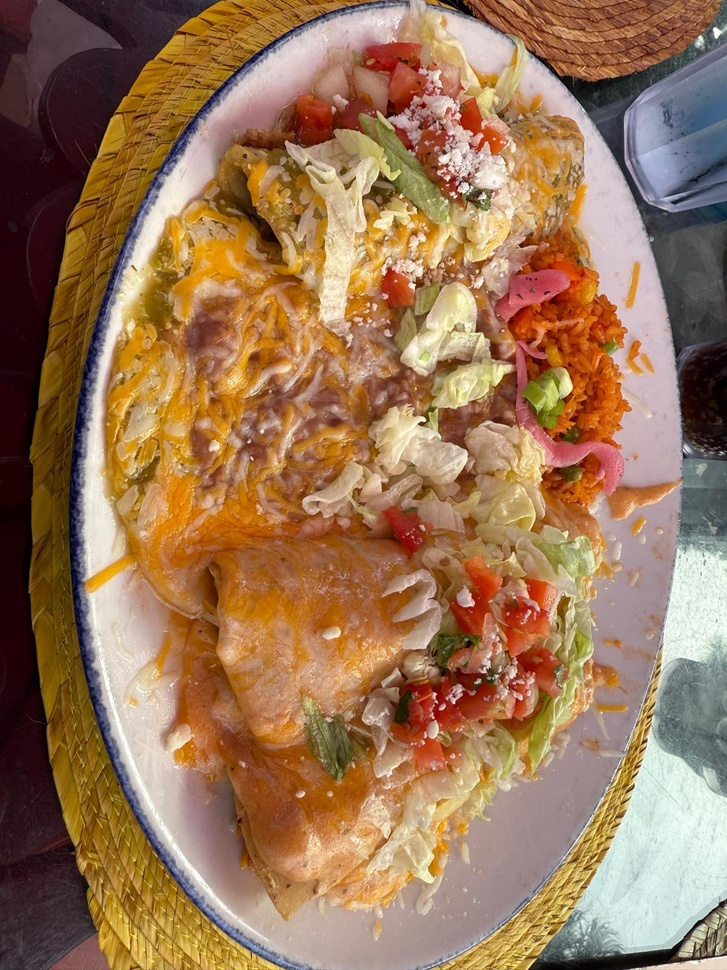
#> input picture nrom.jpg, 727 x 970 px, shrunk from 1200 x 1600 before the run
$ python -i food_enhancement_cv.py   (imports and definitions only)
#> lines starting #> are read from the running program, lines starting #| are printed output that depends on the picture
import cv2
import numpy as np


# ==================================================
# COLOR & LIGHTING
# ==================================================
def white_balance(img):
    """Gray-world white balance"""
    img = img.astype(np.float32)
    avg_b, avg_g, avg_r = img.mean(axis=(0, 1))
#> avg_b = 154.4; avg_g = 118.2; avg_r = 86.56
    avg = (avg_b + avg_g + avg_r) / 3
#> avg = 119.7
    img[:, :, 0] *= avg / avg_b
    img[:, :, 1] *= avg / avg_g
    img[:, :, 2] *= avg / avg_r
    return np.clip(img, 0, 255).astype(np.uint8)


def enhance_contrast(img):
    """CLAHE on luminance"""
    lab = cv2.cvtColor(img, cv2.COLOR_RGB2LAB)
#> lab: shape (970, 727, 3); mean of channels 0, 1, 2 126.9, 130.5, 131
    l, a, b = cv2.split(lab)
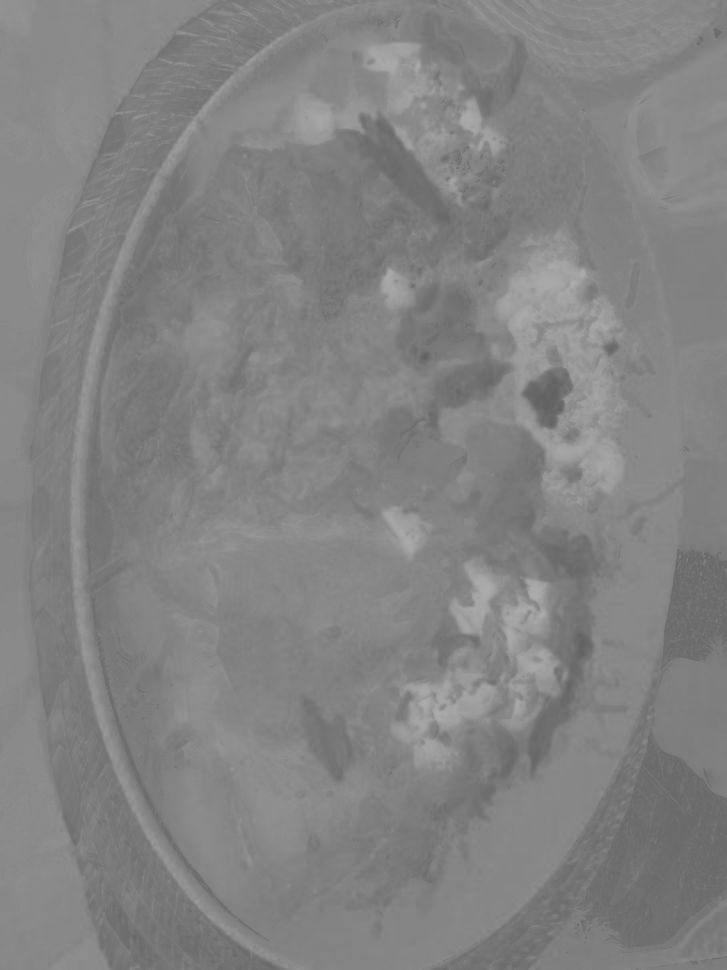
#> a: shape (970, 727); min 96, max 173, mean 130.5
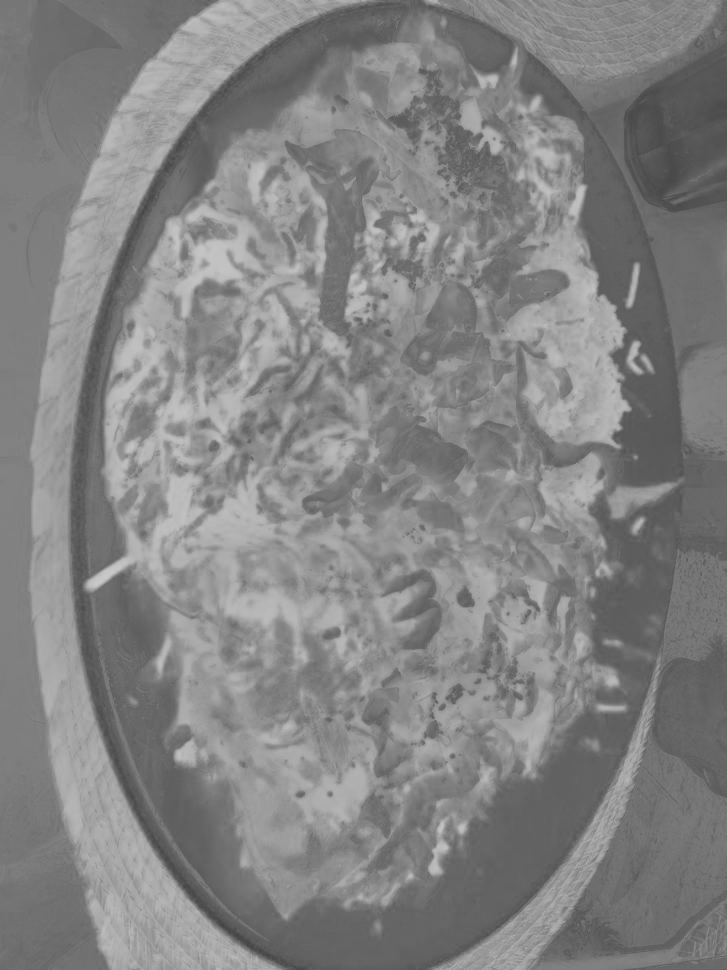
#> b: shape (970, 727); min 67, max 201, mean 131

    clahe = cv2.createCLAHE(clipLimit=2.0, tileGridSize=(8, 8))
    l = clahe.apply(l)
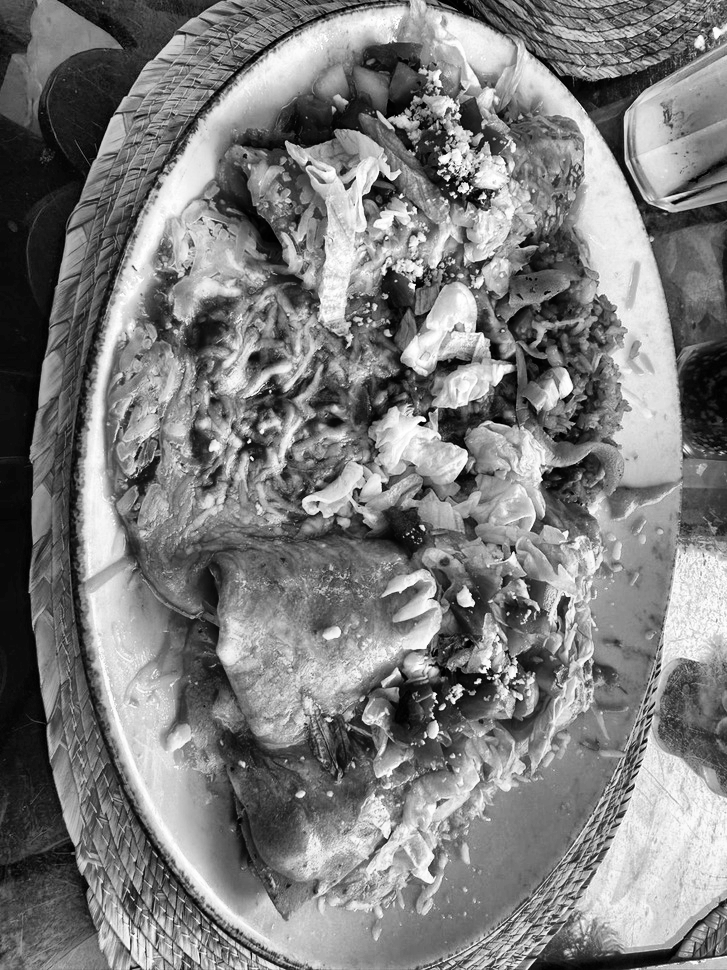
#> l: shape (970, 727); min 0, max 255, mean 125.4

    lab = cv2.merge((l, a, b))
#> lab: shape (970, 727, 3); mean of channels 0, 1, 2 125.4, 130.5, 131
    return cv2.cvtColor(lab, cv2.COLOR_LAB2RGB)


# ==================================================
# FOOD COLOR BOOST
# ==================================================
def boost_saturation(img, amount=1.15):
#> called with amount = 1.2
    hsv = cv2.cvtColor(img, cv2.COLOR_RGB2HSV).astype(np.float32)
    hsv[:, :, 1] *= amount
    hsv[:, :, 1] = np.clip(hsv[:, :, 1], 0, 255)
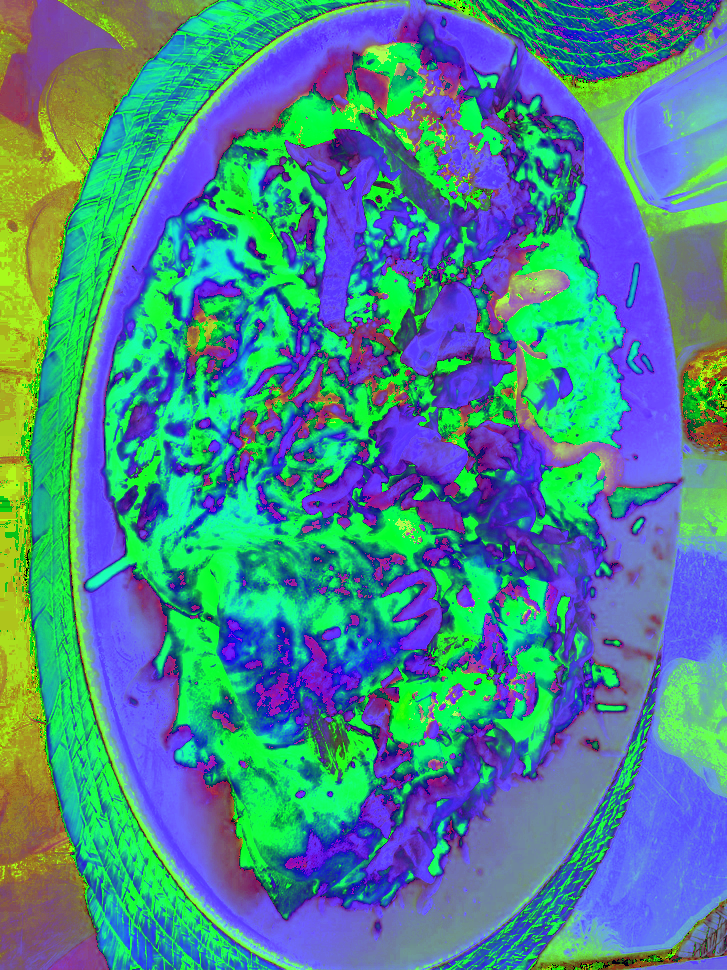
#> hsv: shape (970, 727, 3) float32; mean R, G, B 72.9, 135.4, 143.9
    return cv2.cvtColor(hsv.astype(np.uint8), cv2.COLOR_HSV2RGB)


# ==================================================
# TEXTURE SHARPENING
# ==================================================
def sharpen(img, strength=1.2):
#> called with strength = 1.25
    blur = cv2.GaussianBlur(img, (0, 0), sigmaX=1.0)
    return cv2.addWeighted(img, strength, blur, -0.4, 0)


# ==================================================
# VIGNETTE
# ==================================================
def add_vignette(img, strength=0.25):
#> called with strength = 0.2
    h, w = img.shape[:2]
#> h = 970; w = 727
    y, x = np.ogrid[:h, :w]
#> y = 970 values from 0 to 969
    cx, cy = w / 2, h / 2
#> cx = 363.5; cy = 485
    dist = np.sqrt((x - cx)**2 + (y - cy)**2)
    max_dist = np.sqrt(cx**2 + cy**2)
#> max_dist = 606.1

    mask = 1 - (dist / max_dist) * strength
    mask = np.clip(mask, 0.75, 1.0)

    out = img.astype(np.float32)
    out *= mask[:, :, np.newaxis]
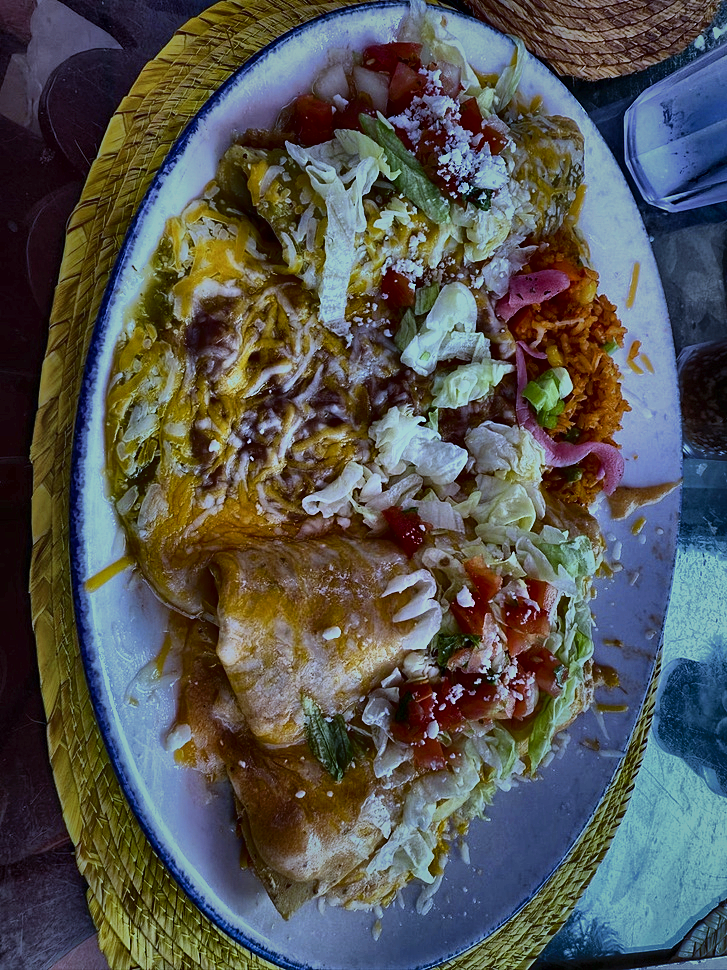
#> out: shape (970, 727, 3) float32; mean R, G, B 86.1, 86.8, 83.6
    return out.astype(np.uint8)
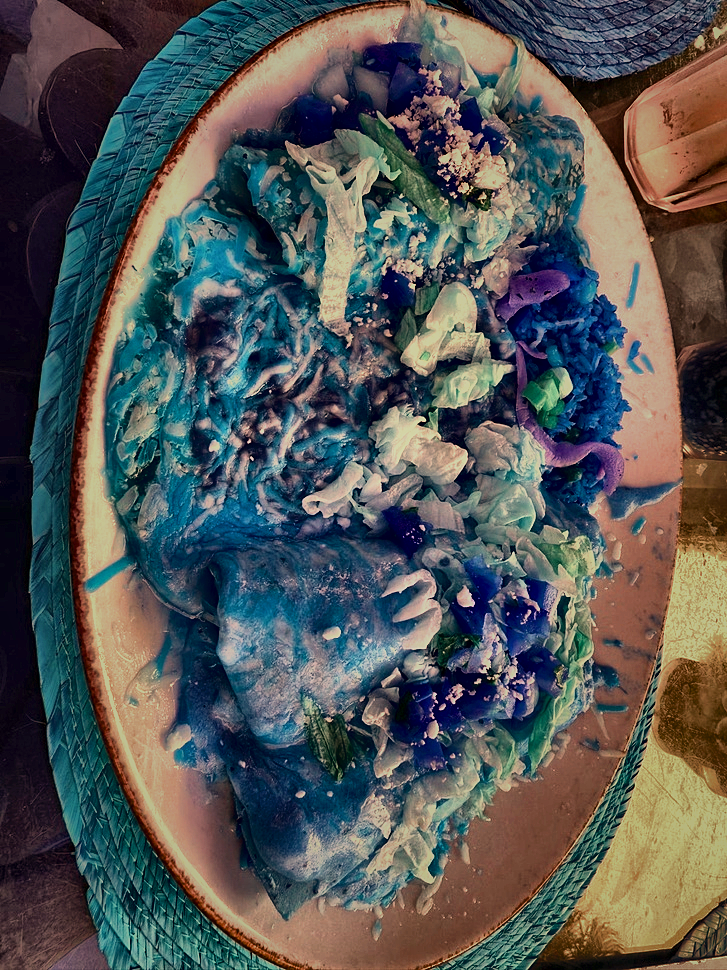
#> returned value: shape (970, 727, 3); mean of channels 0, 1, 2 85.6, 86.3, 83.2; drawn as B, G, R


# ==================================================
# MAIN ENHANCEMENT PIPELINE
# =================================================
def enhance_food_plate(img_rgb):
    """
    img_rgb: RGB numpy array (plate crop, background already removed)
    """
    img = white_balance(img_rgb)
    img = enhance_contrast(img)
    img = boost_saturation(img, amount=1.2)
    img = sharpen(img, strength=1.25)
    img = add_vignette(img, strength=0.20)
    return img

>>> import cv2
>>> picture = cv2.cvtColor(cv2.imread('nrom.jpg'), cv2.COLOR_BGR2RGB)
>>> result = enhance_food_plate(picture)
